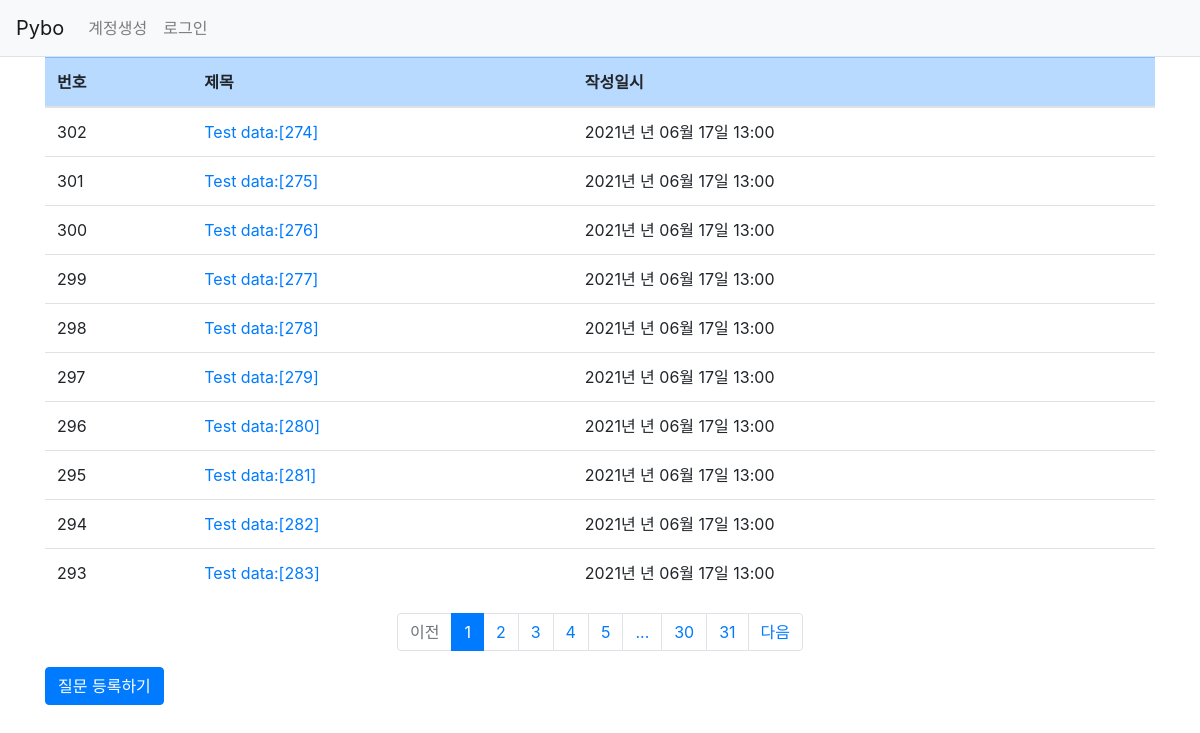
Page /question/list/ on the committed database.
### pybo/models.py (models this page shows)
class Question(db.Model) :
    id = db.Column(db.Integer, primary_key = True)              ## 질문 데이터의 고유 번호
    subject = db.Column(db.String(200), nullable = False)       ## 질문 제목
    content = db.Column(db.Text(), nullable = False)            ## 질문 내용
    create_date = db.Column(db.DateTime(), nullable = False)    ## 질문 작성 일시

### pybo/views/question_views.py (the view)
@bp.route('/list/')
def _list() :
    page = request.args.get('page', type=int, default=1)    #페이지
    question_list = Question.query.order_by(Question.create_date.desc())
    question_list = question_list.paginate(page, per_page=10)
    return render_template('question/question_list.html', question_list = question_list)

### pybo/filter.py (called while the page is built)
def format_datetime(value, fmt='%Y년 %n년 %m월 %d일 %H:%M') :
    return value.strftime(fmt)

### pybo/views/auth_views.py (called while the page is built)
@bp.before_app_request
def load_logged_in_user() :
    user_id = session.get('user_id')
    if user_id is None :
        g.user = None
    else :
        g.user = User.query.get(user_id)

### pybo/templates/question/question_list.html (shortened to what this page needs)
{% extends 'base.html' %}
{% block content %}
<div class="container md">
    <table class="table">
        <thead>
            <tr class="table-primary">
                <th>번호</th>
                <th>제목</th>
                <th>작성일시</th>
            </tr>
        </thead>
        <tbody>
        {% if question_list %}
        {% for question in question_list.items %}
        <tr>
            <td>{{ question_list.total - ((question_list.page-1) * question_list.per_page) - loop.index0 }}</td>
            <td>
                <a href="{{ url_for('question.detail', question_id = question.id) }}">{{ question.subject }}</a>
            </td>
            <td>{{ question.create_date | datetime }}</td>
        </tr>
        {% endfor %}
        {% else %}
        <tr>
            <td colspan="3">질문이 없습니다.</td>
        </tr>
        {% endif %}
        </tbody>
    </table>
    <ul class="pagination justify-content-center">
        {% if question_list.has_prev %}
        <li class="page-item">
            <a class="page-link" href="?page={{ question_list.prev_num }}">이전</a>
        </li>
        {% else %}
        <li class="page-item disabled">
            <a class="page-link" tabindex="-1" aria-disabled="true" href="#">이전</a>
        </li>
        {% endif %}
        {% for page_num in question_list.iter_pages() %}
            {% if page_num %}
                {% if page_num != question_list.page %}
                <li class="page-item">
                    <a class="page-link" href="?page={{ page_num }}">{{ page_num }}</a>
                </li>
                {% else %}
                <li class="page-item active" aria-current="page">
                    <a class="page-link" href="#">{{ page_num }}</a>
                </li>
                {% endif %}
            {% else %}
                <li class="disabled">
                    <a class="page-link" href="#">...</a>
                </li>
            {% endif %}
        {% endfor %}
        {% if question_list.has_next %}
        <li class="page-item">
            <a class="page-link" href="?page={{ question_list.next_num }}">다음</a>
        </li>
        {% else %}
        <li class="page-item disabled">
            <a class="page-link" tabindex="-1" aria-disabled="true" href="#">다음</a>
        </li>
        {% endif %}
    </ul>
    <a href="{{ url_for('question.create') }}" class="btn btn-primary">질문 등록하기</a>
</div>
{% endblock %}

### rows in the picture
Question: total "302", subject "Test data:[274]", create_date "2021년 년 06월 17일 13:00"
Question: total "301", subject "Test data:[275]", create_date "2021년 년 06월 17일 13:00"
Question: total "300", subject "Test data:[276]", create_date "2021년 년 06월 17일 13:00"
Question: total "299", subject "Test data:[277]", create_date "2021년 년 06월 17일 13:00"
Question: total "298", subject "Test data:[278]", create_date "2021년 년 06월 17일 13:00"
Question: total "297", subject "Test data:[279]", create_date "2021년 년 06월 17일 13:00"
Question: total "296", subject "Test data:[280]", create_date "2021년 년 06월 17일 13:00"
Question: total "295", subject "Test data:[281]", create_date "2021년 년 06월 17일 13:00"
Question: total "294", subject "Test data:[282]", create_date "2021년 년 06월 17일 13:00"
Question: total "293", subject "Test data:[283]", create_date "2021년 년 06월 17일 13:00"

### other values in the picture
{{ page_num }} "1"
{{ page_num }} "2" "3" "4" "5" "30" "31"
